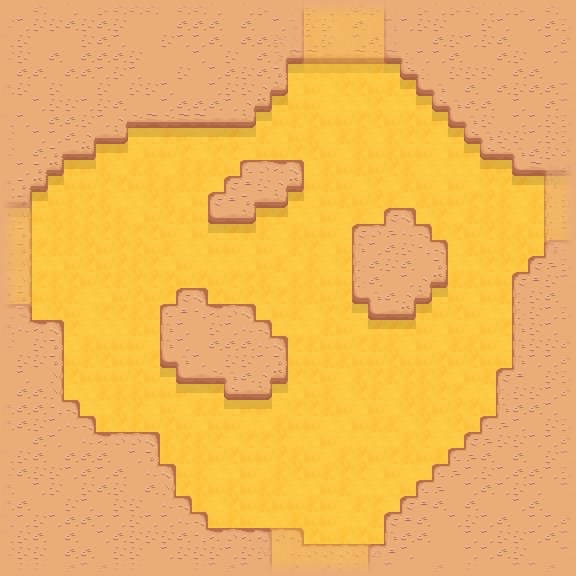

Rendered tile map (Tiled .tmx) drawn with the repository's tilesets; below, a short description and the map source with its tile grids summarised:
An orthogonal 36x36 tile map with 16x16 px tiles, 4 tile layers (ground, walls, doors, fog) and 11 objects.

<map version="1.0" tiledversion="1.1.6" orientation="orthogonal" renderorder="right-down" width="36" height="36" tilewidth="16" tileheight="16" infinite="0" backgroundcolor="#ebad78" nextobjectid="31">
 <properties>
  <property name="entities_render_layer" type="int" value="4" />
 </properties>
 <tileset firstgid="1" source="new_desert.tsx" />
 <layer name="ground" width="36" height="36">
  <properties>
   <property name="render_layer" type="int" value="0" />
  </properties>
  <data>[1296 cells, 1296 non-empty, 8 distinct tile ids]</data>
 </layer>
 <layer name="walls" width="36" height="36">
  <properties>
   <property name="render_layer" type="int" value="1" />
  </properties>
  <data>[1296 cells, 658 non-empty, 29 distinct tile ids]</data>
 </layer>
 <layer name="doors" width="36" height="36" opacity="0.62">
  <properties>
   <property name="render_layer" type="int" value="2" />
  </properties>
  <data>[1296 cells, 83 non-empty, 20 distinct tile ids]</data>
 </layer>
 <objectgroup name="doors">
  <properties>
   <property name="layer" type="int" value="3" />
   <property name="type" value="doors" />
  </properties>
  <object id="23" x="272" y="0" width="128" height="80">
   <properties>
    <property name="way" value="up" />
   </properties>
  </object>
  <object id="24" x="544" y="160" width="32" height="96">
   <properties>
    <property name="way" value="right" />
   </properties>
  </object>
  <object id="25" x="256" y="528" width="128" height="48">
   <properties>
    <property name="way" value="down" />
   </properties>
  </object>
  <object id="27" x="0" y="192" width="32" height="128">
   <properties>
    <property name="way" value="left" />
   </properties>
  </object>
 </objectgroup>
 <objectgroup name="trigs">
  <properties>
   <property name="type" value="triggers" />
  </properties>
  <object id="18" x="576" y="160" width="16" height="96">
   <properties>
    <property name="code">return function (self, obj)
  ROOMS:move(1, 0, obj)
end</property>
   </properties>
  </object>
  <object id="19" x="256" y="576" width="128" height="16">
   <properties>
    <property name="code">return function (self, obj)
  ROOMS:move(0, -1, obj)
end</property>
   </properties>
  </object>
  <object id="20" x="-16" y="192" width="16" height="128">
   <properties>
    <property name="code">return function (self, obj)
  ROOMS:move(-1, 0, obj)
end</property>
   </properties>
  </object>
  <object id="21" x="288" y="-16" width="112" height="16">
   <properties>
    <property name="code">return function (self, obj)
  ROOMS:move(0, 1, obj)
end</property>
   </properties>
  </object>
 </objectgroup>
 <objectgroup name="ents">
  <properties>
   <property name="type" value="entities" />
  </properties>
  <object id="28" x="352" y="368">
   <properties>
    <property name="type_id" value="plant" />
   </properties>
   <point />
  </object>
  <object id="29" x="224" y="272">
   <properties>
    <property name="type_id" value="plant" />
   </properties>
   <point />
  </object>
  <object id="30" x="336" y="208">
   <properties>
    <property name="type_id" value="plant" />
   </properties>
   <point />
  </object>
 </objectgroup>
 <layer name="fog" width="36" height="36">
  <properties>
   <property name="render_layer" type="int" value="3" />
  </properties>
  <data>[1296 cells, 136 non-empty, 4 distinct tile ids]</data>
 </layer>
</map>
